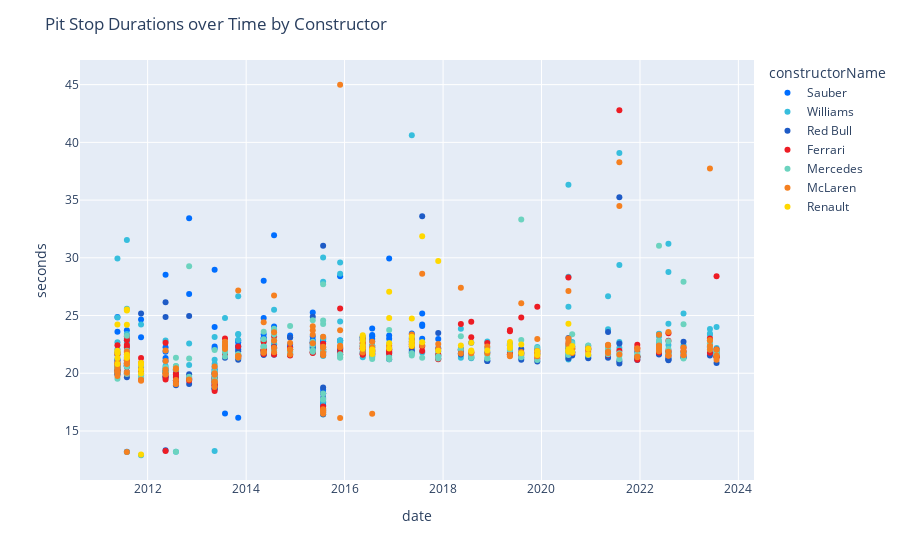

The cell this chart's notebook holds for it:
### Code cell
fig = px.scatter(Pitstop_newcircuits[Pitstop_newcircuits['seconds']<50],
                 x='date',
                 y='seconds',
                 color='constructorName',
                 color_discrete_map=constructor_color_map,
                )
fig.update_layout(
    title_text='Pit Stop Durations over Time by Constructor',
)
fig.show()

### Figure 1 — Plotly figure (JSON) as saved in the notebook; plotly's stock layout.template omitted (floating-point values rounded to 4 significant figures; data arrays with more than 128 entries replaced by an {"elided": "..."} marker saying what was removed)
{"data": [{"hovertemplate": "constructorName=Sauber<br>date=%{x}<br>seconds=%{y}<extra></extra>", "legendgroup": "Sauber", "marker": {"color": "#006EFF", "symbol": "circle"}, "mode": "markers", "name": "Sauber", "orientation": "v", "showlegend": true, "type": "scatter", "x": ["2011-05-22T00:00:00", "2011-05-22T00:00:00", "2011-05-22T00:00:00", "2011-05-22T00:00:00", "2011-05-22T00:00:00", "2011-05-22T00:00:00", "2011-07-31T00:00:00", "2011-07-31T00:00:00", "2011-07-31T00:00:00", "2011-07-31T00:00:00", "2011-07-31T00:00:00", "2011-07-31T00:00:00", "2011-07-31T00:00:00", "2011-11-13T00:00:00", "2011-11-13T00:00:00", "2011-11-13T00:00:00", "2011-11-13T00:00:00", "2012-05-13T00:00:00", "2012-05-13T00:00:00", "2012-05-13T00:00:00", "2012-05-13T00:00:00", "2012-05-13T00:00:00", "2012-05-13T00:00:00", "2012-07-29T00:00:00", "2012-07-29T00:00:00", "2012-07-29T00:00:00", "2012-07-29T00:00:00", "2012-11-04T00:00:00", "2012-11-04T00:00:00", "2012-11-04T00:00:00", "2012-11-04T00:00:00", "2013-05-12T00:00:00", "2013-05-12T00:00:00", "2013-05-12T00:00:00", "2013-05-12T00:00:00", "2013-05-12T00:00:00", "2013-05-12T00:00:00", "2013-05-12T00:00:00", "2013-05-12T00:00:00", "2013-05-12T00:00:00", "2013-05-12T00:00:00", "2013-07-28T00:00:00", "2013-07-28T00:00:00", "2013-07-28T00:00:00", "2013-07-28T00:00:00", "2013-11-03T00:00:00", "2013-11-03T00:00:00", "2013-11-03T00:00:00", "2013-11-03T00:00:00", "2013-11-03T00:00:00", "2014-05-11T00:00:00", "2014-05-11T00:00:00", "2014-05-11T00:00:00", "2014-05-11T00:00:00", "2014-05-11T00:00:00", "2014-07-27T00:00:00", "2014-07-27T00:00:00", "2014-07-27T00:00:00", "2014-11-23T00:00:00", "2014-11-23T00:00:00", "2014-11-23T00:00:00", "2014-11-23T00:00:00", "2014-11-23T00:00:00", "2015-05-10T00:00:00", "2015-05-10T00:00:00", "2015-05-10T00:00:00", "2015-05-10T00:00:00", "2015-07-26T00:00:00", "2015-07-26T00:00:00", "2015-07-26T00:00:00", "2015-07-26T00:00:00", "2015-07-26T00:00:00", "2015-07-26T00:00:00", "2015-07-26T00:00:00", "2015-07-26T00:00:00", "2015-07-26T00:00:00", "2015-07-26T00:00:00", "2015-11-29T00:00:00", "2015-11-29T00:00:00", "2015-11-29T00:00:00", "2015-11-29T00:00:00", "2015-11-29T00:00:00", "2016-05-15T00:00:00", "2016-05-15T00:00:00", "2016-05-15T00:00:00", "2016-05-15T00:00:00", "2016-05-15T00:00:00", "2016-07-24T00:00:00", "2016-07-24T00:00:00", "2016-07-24T00:00:00", "2016-07-24T00:00:00", "2016-07-24T00:00:00", "2016-11-27T00:00:00", "2016-11-27T00:00:00", "2016-11-27T00:00:00", "2017-05-14T00:00:00", "2017-05-14T00:00:00", "2017-05-14T00:00:00", "2017-07-30T00:00:00", "2017-07-30T00:00:00", "2017-07-30T00:00:00", "2017-07-30T00:00:00", "2017-11-26T00:00:00", "2017-11-26T00:00:00", "2018-05-13T00:00:00", "2018-05-13T00:00:00", "2018-07-29T00:00:00", "2018-11-25T00:00:00"], "xaxis": "x", "y": [24.87, 21.13, 20.5, 23.59, 21.14, 21.83, 23.73, 22.85, 21.26, 22.21, 20.57, 13.2, 20.92, 24.65, 19.98, 19.83, 23.11, 21.86, 21.05, 28.53, 22.26, 20.38, 21.31, 20.23, 20.07, 20.32, 20.22, 19.53, 19.49, 33.43, 26.86, 19.99, 19.4, 22.32, 24.0, 28.97, 20.31, 22.14, 19.99, 20.08, 19.32, 22.3, 22.61, 16.51, 22.43, 22.36, 22.86, 16.15, 22.68, 22.07, 28.01, 23.38, 23.06, 24.78, 23.02, 24.05, 31.96, 22.5, 22.49, 22.28, 22.23, 23.13, 23.27, 22.68, 23.19, 25.27, 22.87, 22.73, 22.91, 23.1, 18.25, 17.23, 23.0, 22.2, 22.75, 18.58, 17.47, 28.41, 22.81, 22.09, 22.84, 22.2, 22.84, 23.12, 22.9, 22.98, 23.09, 22.78, 22.96, 23.87, 23.2, 23.31, 23.27, 29.93, 22.99, 23.0, 22.77, 23.45, 25.18, 24.1, 24.21, 23.0, 22.96, 22.18, 22.0, 22.1, 22.64, 21.83], "yaxis": "y"}, {"hovertemplate": "constructorName=Williams<br>date=%{x}<br>seconds=%{y}<extra></extra>", "legendgroup": "Williams", "marker": {"color": "#37BEDD", "symbol": "circle"}, "mode": "markers", "name": "Williams", "orientation": "v", "showlegend": true, "type": "scatter", "x": {"elided": "172 str values"}, "xaxis": "x", "y": {"elided": "172 float values"}, "yaxis": "y"}, {"hovertemplate": "constructorName=Red Bull<br>date=%{x}<br>seconds=%{y}<extra></extra>", "legendgroup": "Red Bull", "marker": {"color": "#1E5BC6", "symbol": "circle"}, "mode": "markers", "name": "Red Bull", "orientation": "v", "showlegend": true, "type": "scatter", "x": {"elided": "162 str values"}, "xaxis": "x", "y": {"elided": "162 float values"}, "yaxis": "y"}, {"hovertemplate": "constructorName=Ferrari<br>date=%{x}<br>seconds=%{y}<extra></extra>", "legendgroup": "Ferrari", "marker": {"color": "#ED1C24", "symbol": "circle"}, "mode": "markers", "name": "Ferrari", "orientation": "v", "showlegend": true, "type": "scatter", "x": {"elided": "151 str values"}, "xaxis": "x", "y": {"elided": "151 float values"}, "yaxis": "y"}, {"hovertemplate": "constructorName=Mercedes<br>date=%{x}<br>seconds=%{y}<extra></extra>", "legendgroup": "Mercedes", "marker": {"color": "#6CD3BF", "symbol": "circle"}, "mode": "markers", "name": "Mercedes", "orientation": "v", "showlegend": true, "type": "scatter", "x": {"elided": "153 str values"}, "xaxis": "x", "y": {"elided": "153 float values"}, "yaxis": "y"}, {"hovertemplate": "constructorName=McLaren<br>date=%{x}<br>seconds=%{y}<extra></extra>", "legendgroup": "McLaren", "marker": {"color": "#F58020", "symbol": "circle"}, "mode": "markers", "name": "McLaren", "orientation": "v", "showlegend": true, "type": "scatter", "x": {"elided": "154 str values"}, "xaxis": "x", "y": {"elided": "154 float values"}, "yaxis": "y"}, {"hovertemplate": "constructorName=Renault<br>date=%{x}<br>seconds=%{y}<extra></extra>", "legendgroup": "Renault", "marker": {"color": "#FFD800", "symbol": "circle"}, "mode": "markers", "name": "Renault", "orientation": "v", "showlegend": true, "type": "scatter", "x": ["2011-05-22T00:00:00", "2011-05-22T00:00:00", "2011-05-22T00:00:00", "2011-05-22T00:00:00", "2011-05-22T00:00:00", "2011-05-22T00:00:00", "2011-07-31T00:00:00", "2011-07-31T00:00:00", "2011-07-31T00:00:00", "2011-07-31T00:00:00", "2011-07-31T00:00:00", "2011-07-31T00:00:00", "2011-11-13T00:00:00", "2011-11-13T00:00:00", "2011-11-13T00:00:00", "2011-11-13T00:00:00", "2011-11-13T00:00:00", "2016-05-15T00:00:00", "2016-05-15T00:00:00", "2016-05-15T00:00:00", "2016-05-15T00:00:00", "2016-05-15T00:00:00", "2016-07-24T00:00:00", "2016-07-24T00:00:00", "2016-07-24T00:00:00", "2016-07-24T00:00:00", "2016-11-27T00:00:00", "2016-11-27T00:00:00", "2016-11-27T00:00:00", "2016-11-27T00:00:00", "2017-05-14T00:00:00", "2017-05-14T00:00:00", "2017-05-14T00:00:00", "2017-05-14T00:00:00", "2017-05-14T00:00:00", "2017-07-30T00:00:00", "2017-07-30T00:00:00", "2017-11-26T00:00:00", "2017-11-26T00:00:00", "2018-05-13T00:00:00", "2018-07-29T00:00:00", "2018-07-29T00:00:00", "2018-07-29T00:00:00", "2018-11-25T00:00:00", "2019-05-12T00:00:00", "2019-05-12T00:00:00", "2019-05-12T00:00:00", "2019-08-04T00:00:00", "2019-08-04T00:00:00", "2019-12-01T00:00:00", "2019-12-01T00:00:00", "2019-12-01T00:00:00", "2020-07-19T00:00:00", "2020-07-19T00:00:00", "2020-07-19T00:00:00", "2020-07-19T00:00:00", "2020-08-16T00:00:00", "2020-08-16T00:00:00", "2020-12-13T00:00:00", "2020-12-13T00:00:00"], "xaxis": "x", "y": [21.86, 24.23, 21.74, 21.32, 21.95, 20.8, 25.53, 24.19, 21.35, 21.61, 21.37, 25.43, 20.88, 20.33, 12.96, 20.74, 19.97, 22.84, 23.16, 22.12, 23.28, 22.4, 21.99, 22.05, 21.89, 21.66, 27.07, 24.78, 22.14, 22.59, 23.16, 22.76, 24.75, 22.49, 22.36, 31.86, 22.68, 29.72, 21.96, 22.41, 21.97, 22.65, 21.91, 21.96, 22.38, 22.7, 22.19, 21.73, 22.5, 21.9, 21.62, 21.58, 21.92, 22.07, 24.28, 21.86, 22.37, 21.84, 21.61, 22.12], "yaxis": "y"}], "layout": {"legend": {"title": {"text": "constructorName"}, "tracegroupgap": 0}, "margin": {"t": 60}, "title": {"text": "Pit Stop Durations over Time by Constructor"}, "xaxis": {"anchor": "y", "domain": [0, 1], "title": {"text": "date"}}, "yaxis": {"anchor": "x", "domain": [0, 1], "title": {"text": "seconds"}}}}
